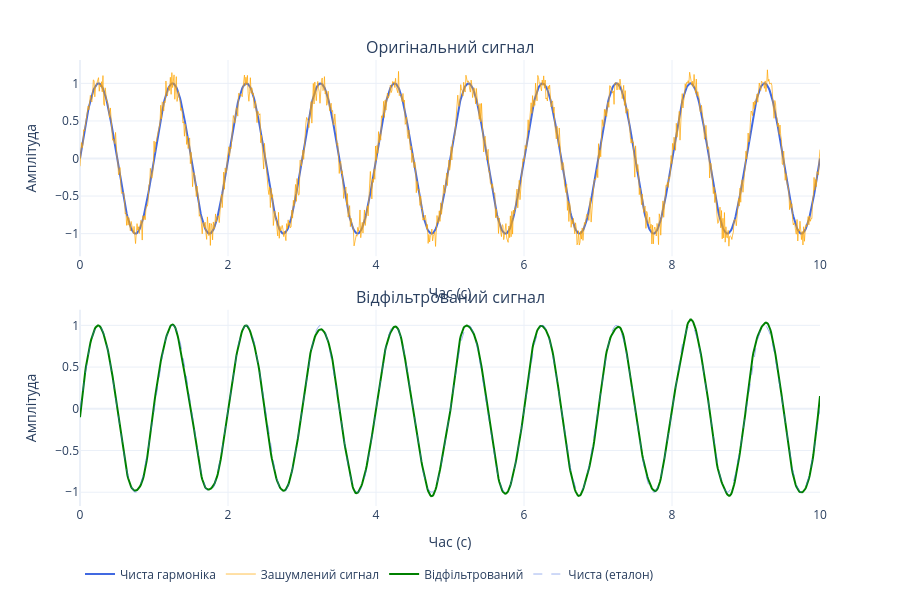

This figure's notebook cell:
### Code cell
# Створення та запуск інтерактивного додатку
app = InteractiveHarmonic()
app.display()

### Figure 1 — Plotly figure (JSON) as saved in the notebook; plotly's stock layout.template omitted (floating-point values rounded to 4 significant figures; data arrays with more than 128 entries replaced by an {"elided": "..."} marker saying what was removed)
{"data": [{"line": {"color": "royalblue", "width": 2}, "name": "Чиста гармоніка", "type": "scatter", "x": {"elided": "1000 float values"}, "xaxis": "x", "y": {"elided": "1000 float values"}, "yaxis": "y"}, {"line": {"color": "orange", "width": 1}, "name": "Зашумлений сигнал", "opacity": 0.7, "type": "scatter", "x": {"elided": "1000 float values"}, "xaxis": "x", "y": {"elided": "1000 float values"}, "yaxis": "y"}, {"line": {"color": "green", "width": 2}, "name": "Відфільтрований", "type": "scatter", "x": {"elided": "1000 float values"}, "xaxis": "x2", "y": {"elided": "1000 float values"}, "yaxis": "y2"}, {"line": {"color": "royalblue", "dash": "dash", "width": 1}, "name": "Чиста (еталон)", "opacity": 0.5, "type": "scatter", "x": {"elided": "1000 float values"}, "xaxis": "x2", "y": {"elided": "1000 float values"}, "yaxis": "y2"}], "layout": {"annotations": [{"font": {"size": 16}, "showarrow": false, "text": "Оригінальний сигнал", "x": 0.5, "xanchor": "center", "xref": "paper", "y": 1, "yanchor": "bottom", "yref": "paper"}, {"font": {"size": 16}, "showarrow": false, "text": "Відфільтрований сигнал", "x": 0.5, "xanchor": "center", "xref": "paper", "y": 0.44, "yanchor": "bottom", "yref": "paper"}], "height": 600, "legend": {"orientation": "h", "y": -0.12}, "margin": {"b": 80, "t": 60}, "xaxis": {"anchor": "y", "domain": [0, 1], "title": {"text": "Час (с)"}}, "xaxis2": {"anchor": "y2", "domain": [0, 1], "title": {"text": "Час (с)"}}, "yaxis": {"anchor": "x", "domain": [0.56, 1], "title": {"text": "Амплітуда"}}, "yaxis2": {"anchor": "x2", "domain": [0, 0.44], "title": {"text": "Амплітуда"}}}}
